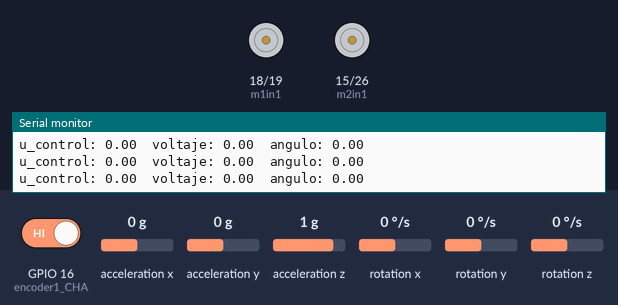
Bench run of a program on a simulated ESP32. Shown: motor-driver pin pairs drawn as motors (green arrow = first pin HIGH = forward, orange = second pin HIGH = backward, longer = more drive, scaled by the enable pin), the last lines printed to the serial monitor. Inputs (shaded band) come from the test bench; at power-on: acceleration y 0 g, rotation y 0 °/s, GPIO 16 (encoder1_CHA) HIGH, acceleration x 0 g, acceleration z 1 g, rotation x 0 °/s, rotation z 0 °/s.

Above: at 1.2 s.
1.3 s: acceleration y set to -1.4 g
At 1.46 s:
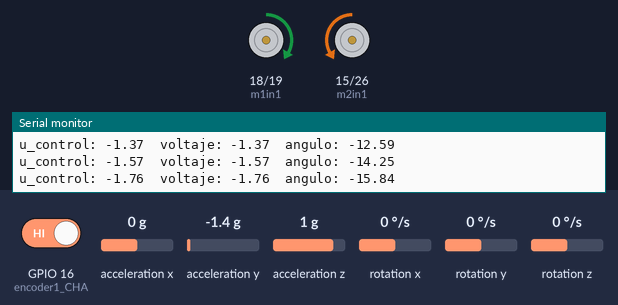
At 3.4 s:
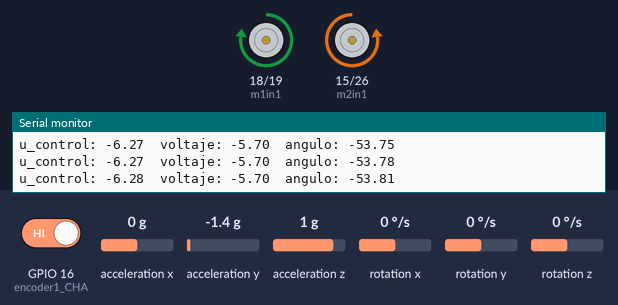
3.8 s: rotation y set to -192 °/s
5.8 s: acceleration y set to 0.8 g
At 8.64 s:
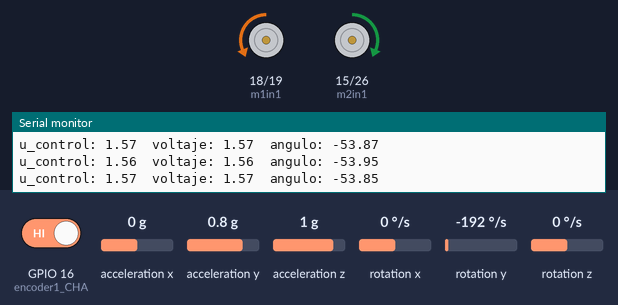
8.8 s: rotation y set to 100 °/s
Timing chart, 0 to 12.2 s (numbered marks = the images above; inputs shaded):
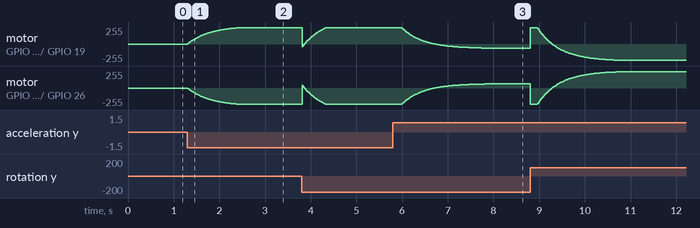

Measured:
- after the input at 1.3 s, motor on GPIO 18 (m1in1) / GPIO 19 (m1in2): moves from stopped to forward 242/255 over 1.1 s, starting at once; motor on GPIO 15 (m2in1) / GPIO 26 (m2in2): moves from stopped to backward 242/255 over 1.1 s, starting at once

The program:

main.cpp
```cpp
/*
  ROBOT TAGADA

  Version   :  estoy perdiendo la cabeza.0
  Autor     :  Andrés Leonardo
  Fecha     :  despues de un golpe de estado
  Hora      :  ya perdi la cuenta

*/

#include <Arduino.h>
#include <XSpaceV2.h>
#include <Adafruit_MPU6050.h>
#include <Adafruit_Sensor.h>
#include <Wire.h>
#include "I2Cdev.h"
#include "MPU6050.h"
#include "Wire.h"

//***** para acelerometro ************************

MPU6050 sensor;
int16_t ax, ay, az;
int16_t gx, gy, gz;

long tiempo_prev;
float dt;
float ang_x, ang_y, ang_z;
float ang_x_prev, ang_y_prev, ang_z_prev;

//***** para motores ****************************

const int resolution = 10;
const int freq = 20000;
int dutyCycle = 0;
const double radio_rueda = 0.07; // en metros

// motor1 (derecho)
#define m1en 2
#define m1in1 18
#define m1in2 19
const int pwmChannel1 = 1;

// motor2 (izquierdo)
#define m2en 4
#define m2in1 15
#define m2in2 26
const int pwmChannel2 = 2;

//***** para encoders ***************************

double resolucion_encoders = 975.0; //  pulsos/vuelta
#define GRADOS_POR_SEGUNDO 1
#define RADS_POR_SEGUNDO 2

// encoder1 (derecho)
#define encoder1_CHA 16
#define encoder1_CHB 17

// encoder2 (izquierdo)
#define encoder2_CHA 23
#define encoder2_CHB 27

volatile double T = 0;
volatile double Periodo = 1000000;
volatile double Tant = 0;
volatile double counter = 0;

double vel;
double vel_ant = 0;

//***** funciones encoders ***************************

void IRAM_ATTR ISR_encoder1()
{
  // Rutina de interrupcion que permite calcular el
  // tiempo entre pulsos del canal A del encoder
  //(el canal B determina el signo)
  T = micros();

  Periodo = T - Tant;
  Tant = T;

  if (digitalRead(encoder1_CHB) == LOW)
  {
    Periodo = (-1) * Periodo;
    counter--;
  }
  else
  {
    counter++;
  }
}

void configura_encoders()
{
  pinMode(encoder1_CHA, INPUT_PULLUP);
  pinMode(encoder1_CHB, INPUT_PULLUP);
  pinMode(encoder2_CHA, INPUT_PULLUP);
  pinMode(encoder2_CHB, INPUT_PULLUP);
  attachInterrupt(encoder1_CHA, ISR_encoder1, RISING);
}

double velocidad_encoder1(int modo)
{
  vel = 0;
  switch (modo)
  {
  case GRADOS_POR_SEGUNDO:
    vel = 360000000.0 / (975.0 * Periodo);
    // vel = 360000000.0 / (resolucion_encoders * Periodo);
    //  vel = 375000.0/Periodo;
    if (abs(vel) > 800)
      vel = vel_ant;
    if (abs(vel - vel_ant) > 100)
      vel = vel_ant;
    break;

  case RADS_POR_SEGUNDO:
    vel = 360000000.0 / (resolucion_encoders * Periodo);
    vel = vel / 57.2958;
    if (abs(vel) > 800 / 57.2958)
      vel = vel_ant;
    if (abs(vel - vel_ant) > 100 / 57.2958)
      vel = vel_ant;
    break;

  default:
    break;
  }

  vel_ant = vel;
  return vel;
}

double velocidad_lineal()
{
  vel = 0;

  vel = 360000000.0 / (resolucion_encoders * Periodo);
  vel = vel / 57.2958;
  if (abs(vel) > 800 / 57.2958)
    vel = vel_ant;
  if (abs(vel - vel_ant) > 100 / 57.2958)
    vel = vel_ant;

  vel_ant = vel;
  return vel * radio_rueda;
}

double posicion_lineal()
{
  // el valor 4433.8 son los pulsos/m
  return counter / 4433.8;
}

//***** funciones motores ***************************

void configura_motores()
{
  pinMode(m1en, OUTPUT);
  pinMode(m1in1, OUTPUT);
  pinMode(m1in2, OUTPUT);
  // configura pwm
  ledcSetup(pwmChannel1, freq, resolution);
  ledcAttachPin(m1en, pwmChannel1);

  pinMode(m2en, OUTPUT);
  pinMode(m2in1, OUTPUT);
  pinMode(m2in2, OUTPUT);
  // configura pwm
  ledcSetup(pwmChannel2, freq, resolution);
  ledcAttachPin(m2en, pwmChannel2);
}

void motor1(double voltaje_software)
{
  double DC = 0;
  double valor = 0;
  double voltaje_max_driver = 6.0;
  double voltaje_esp32 = 0;

  if (voltaje_software > 0)
  {
    voltaje_esp32 = 3.3 / voltaje_max_driver * voltaje_software;
    DC = 100 / 3.3 * voltaje_esp32;
    valor = 1023 / 100.0 * DC;
    ledcWrite(pwmChannel1, valor);
    digitalWrite(m1in1, LOW);
    digitalWrite(m1in2, HIGH);
  }

  else if (voltaje_software < 0)
  {
    voltaje_esp32 = 3.3 / voltaje_max_driver * voltaje_software;
    DC = 100 / 3.3 * voltaje_esp32;
    valor = -1023 / 100.0 * DC;
    ledcWrite(pwmChannel1, valor);
    digitalWrite(m1in1, HIGH);
    digitalWrite(m1in2, LOW);
  }

  else
  {
    DC = 0;
    valor = 0;
    ledcWrite(pwmChannel1, 0);
    digitalWrite(m1in1, LOW);
    digitalWrite(m1in2, LOW);
  }

  // Serial.println("---");
  // Serial.println(voltaje);
  // Serial.println(DC);
}

void motor2(double voltaje_software)
{
  double DC = 0;
  double valor = 0;
  double voltaje_max_driver = 6.0;
  double voltaje_esp32 = 0;

  if (voltaje_software > 0)
  {
    voltaje_esp32 = 3.3 / voltaje_max_driver * voltaje_software;
    DC = 100 / 3.3 * voltaje_esp32;
    valor = 1023 / 100.0 * DC;
    ledcWrite(pwmChannel2, valor);
    digitalWrite(m2in1, HIGH);
    digitalWrite(m2in2, LOW);
  }

  else if (voltaje_software < 0)
  {
    voltaje_esp32 = 3.3 / voltaje_max_driver * voltaje_software;
    DC = 100 / 3.3 * voltaje_esp32;
    valor = -1023 / 100.0 * DC;
    ledcWrite(pwmChannel2, valor);
    digitalWrite(m2in1, LOW);
    digitalWrite(m2in2, HIGH);
  }

  else
  {
    DC = 0;
    valor = 0;
    ledcWrite(pwmChannel2, 0);
    digitalWrite(m2in1, LOW);
    digitalWrite(m2in2, LOW);
  }

  // Serial.println("---");
  // Serial.println(voltaje);
  // Serial.println(DC);
}

//***** funciones acelerometro ***************************

void configura_acelerometro()
{
  Wire.begin();        // Iniciando I2C
  sensor.initialize(); // Iniciando el sensor

  if (sensor.testConnection())
    Serial.println("Sensor iniciado correctamente");
  else
    Serial.println("Error al iniciar el sensor");
}

float angulo_inclinacion()
{
  // Lee las aceleraciones y velocidades angulares
  sensor.getAcceleration(&ax, &ay, &az);
  sensor.getRotation(&gx, &gy, &gz);

  dt = (millis() - tiempo_prev) / 1000.0;
  tiempo_prev = millis();

  // Calcular los ángulos con acelerometro
  float accel_ang_x = atan(ax / sqrt(pow(ay, 2) + pow(az, 2))) * (180.0 / 3.14);
  float accel_ang_y = atan(ay / sqrt(pow(ax, 2) + pow(az, 2))) * (180.0 / 3.14);
  float accel_ang_z = atan(az / sqrt(pow(ax, 2) + pow(ay, 2))) * (180.0 / 3.14);

  // Calcular angulo de rotación con giroscopio y filtro complemento
  ang_x = 0.98 * (ang_x_prev + (gx / 131) * dt) + 0.02 * accel_ang_x;
  ang_y = 0.98 * (ang_y_prev + (gy / 131) * dt) + 0.02 * accel_ang_y;
  ang_z = 0.98 * (ang_z_prev + (gz / 131) * dt) + 0.02 * accel_ang_z;

  ang_x_prev = ang_x;
  ang_y_prev = ang_y;
  ang_z_prev = ang_z;

  // Serial.print("Rotacion en X:  ");
  // Serial.print(ang_x);
  // Serial.print("  Rotacion en Y: ");
  // Serial.print(ang_y);
  // Serial.print("  Rotacion en Z: ");
  // Serial.println(ang_z);

  return ang_y;
}

double velocidad_inclinacion()
{
  sensor.getRotation(&gx, &gy, &gz);
  return gy * (250.0 / 32768.0);
}

//***** ROBOT DEL TEAM TAGADA ***************************

double saturador(double u_control, double valor_min, double valor_max)
{
  if (u_control < valor_min)
  {
    u_control = valor_min;
  }
  else if (u_control > valor_max)
  {
    u_control = valor_max;
  }
  return u_control;
}

double k1, k2, k3, k4, g1;
volatile double x1, x2, x3, x4, sp, u_control;

void setup()
{
  configura_motores();
  configura_encoders();
  Serial.begin(115200);
  configura_acelerometro();

  k1 = 34.5891;
  k2 = -2.9111;
  k3 = -0.1167;
  k4 = 0.0402;
  g1 = k1;
}

void loop()
{
  sp = 0.00;
  x1 = posicion_lineal();
  x2 = velocidad_lineal();
  x3 = angulo_inclinacion();
  x4 = velocidad_inclinacion();

  u_control = g1 * sp - (k1 * x1 + k2 * x2 + k3 * x3 + k4 * x4);
  Serial.print("u_control: ");
  Serial.print(u_control);
  u_control = saturador(u_control, -5.7, 5.7);

  motor1(u_control);
  motor2(u_control);

  delay(10);
  Serial.print("  voltaje: ");
  Serial.print(u_control);
  Serial.print("  angulo: ");
  Serial.println(angulo_inclinacion());
  // Serial.print(" ");
  // Serial.print(posicion_lineal());
  // Serial.print(" ; ");
}
```
